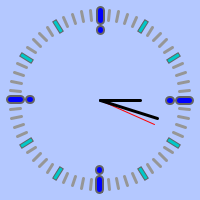
Frame 1 (no input)
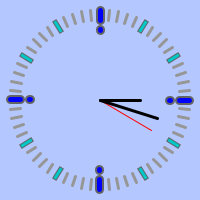
Frame 60 (the mouse pressed at the canvas centre just before this capture)
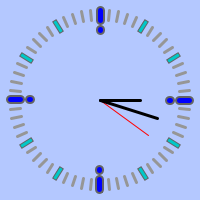
Frame 120 (the mouse held since frame 60 and released just before this capture)

The Processing sketch that drew these frames (run headless with seeded random() and noise(); from frame 60 on, the mouse is pressed at the canvas centre):

// Processing sketch: processing_122091
// ── processing_122091.pde

void setup()
{
  size(200,200);
  
}
void draw()
{
  background(180, 200, 255);
  translate(width/2,height/2);
  
  for(int m=1 ; m<=60 ; m++ )
  {
    minuteTick(m);
  }
  
  for(int h=1 ; h<=12 ; h++ )
  {
    hourTick(h);
  }
  
  quarterTick(12);
  quarterTick(3);
  quarterTick(6);
  quarterTick(9);
  
  secondHand (second());
  hourHand (hour()+float(minute())/60);
  minuteHand (minute());
}

void quarterTick(int q)
{
pushMatrix();
float angle = radians(map(q, 0, 12, 0, 360));
rotate(angle);
strokeCap(ROUND);
stroke(100);
strokeWeight(9);
line(80, 0, 90, 0);
point(70, 0);
stroke(color(0, 0, 255));
strokeWeight(5);
line(80, 0, 90, 0);
point(70, 0);
popMatrix();
}

void hourTick(int h)
{
pushMatrix();
float angle = radians(map(h, 0, 12, 0, 360));
rotate(angle);
strokeCap(PROJECT);
stroke(100);
strokeWeight(5);
line(80, 0, 90, 0);
stroke(color(0, 200, 200));
strokeWeight(3);
line(80, 0, 90, 0);
popMatrix();
}
void minuteTick(int m)
{
pushMatrix();
float angle = radians(map(m, 0, 60, 0, 360));
rotate(angle);
strokeCap(ROUND);
stroke(150);
strokeWeight(3);
line(80, 0, 90, 0);
popMatrix();
}

void secondHand(float second)
{
  pushMatrix();
  float angle = radians(map(second(), 0,60, -90,270));
  rotate(angle);
  stroke(255,0,0);
  strokeWeight(1);
  line(0,0, 60,0);
  popMatrix();
  
}
  
void hourHand(float hour)
{ pushMatrix();
  float angle = radians(map(hour(), 0,12, -90,270));
  rotate(angle);
  stroke(0);
  strokeWeight(3);
  line(0,0, 40,0);
  popMatrix();
}

void minuteHand(float minute)
{ pushMatrix();
  float angle = radians(map(minute(), 0,60, -90,270));
  rotate(angle);
  line(0,0, 60,0);
  popMatrix();
}

  
